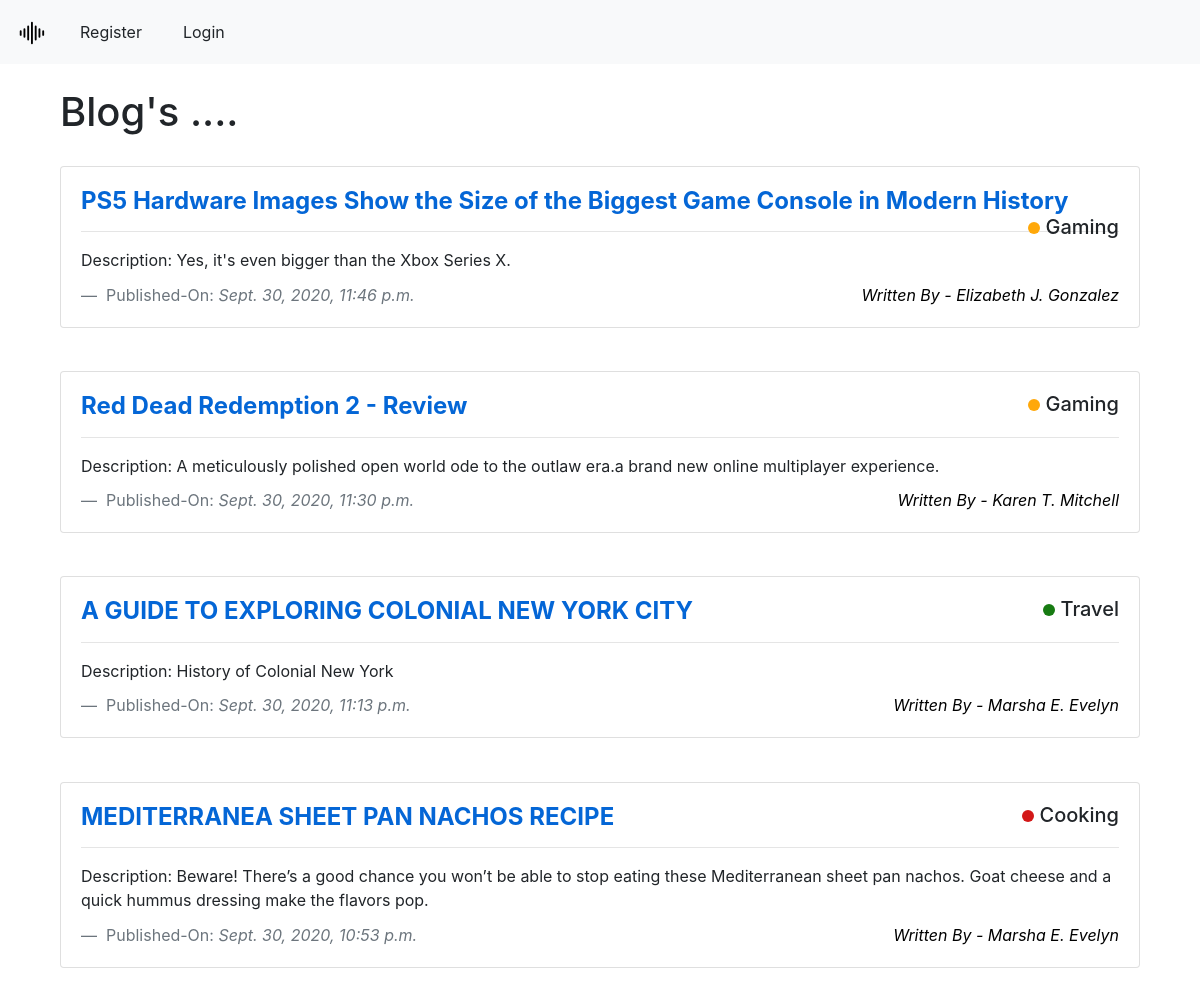
Before: / with the older database file.
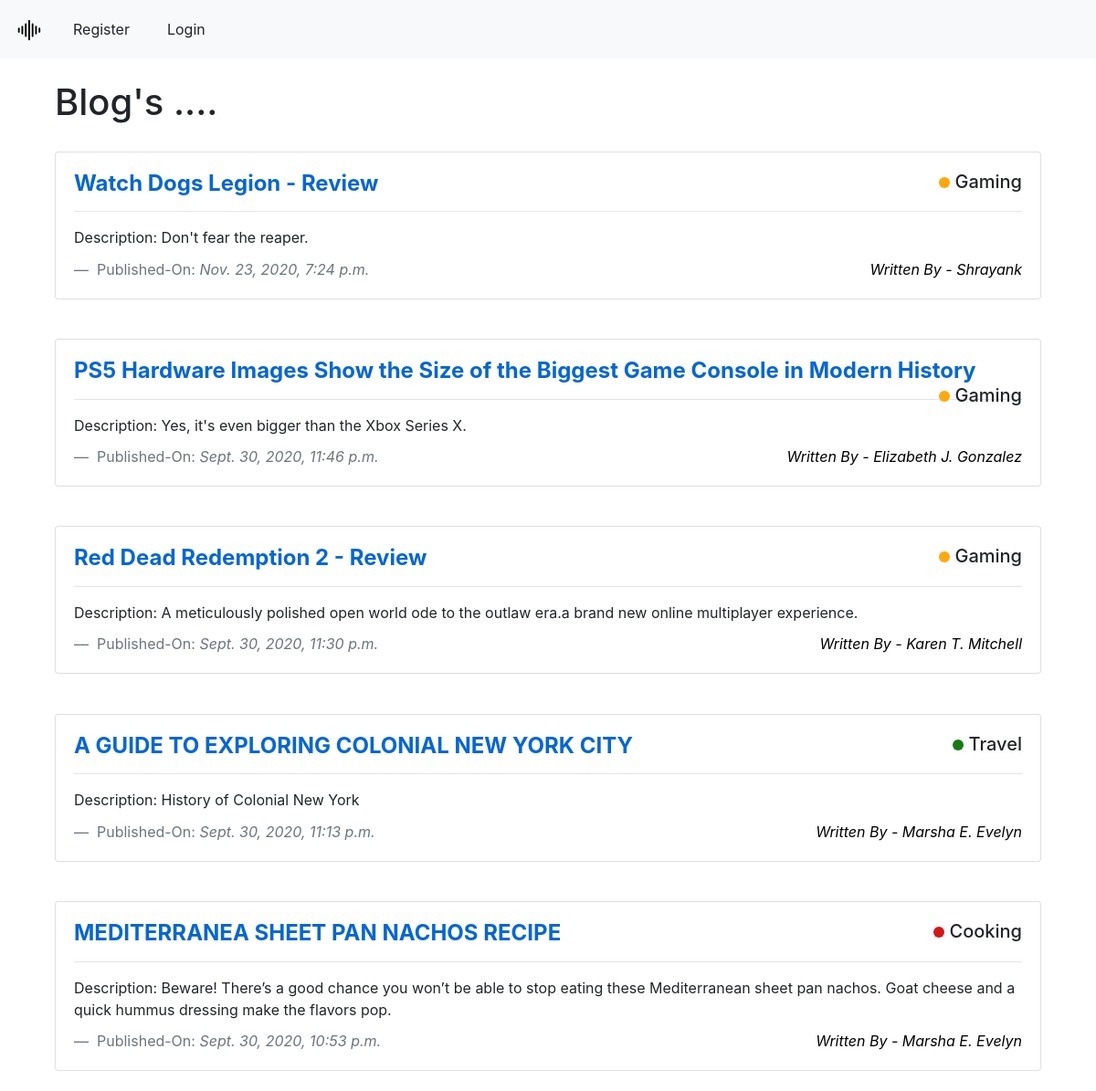
After: the same page with the newer database file.
### posts/models.py (models this page shows, shortened)
class Post(models.Model):
    class Meta:
        ordering = ["-created_date"]
    author = models.ForeignKey(User, on_delete = models.CASCADE);
    title = models.CharField(max_length = 100)
    body = RichTextField(blank = True, null = True, config_name = "default")
    likes = models.ManyToManyField(User, related_name = 'post_likes')
    dislikes = models.ManyToManyField(User, related_name = 'post_dislikes')
    created_date = models.DateTimeField(default = timezone.now)
    published_date = models.DateTimeField(blank = True, null = True)
    description = models.CharField(max_length = 255, blank = True, null = True)
    category = models.ForeignKey(Category, null = True, blank = True, on_delete = models.CASCADE)

class Category(models.Model):
    category = models.CharField(max_length = 50)
    color = ColorField(default='#FF0000')

### accounts/models.py (models this page shows, shortened)
class UserProfile(models.Model):
    user = models.OneToOneField(User, on_delete = models.CASCADE, related_name = 'users')
    name = models.CharField(blank = True, null = True, max_length = 50)
    email = models.EmailField(blank = True, null = True)
    profile_pic = fields.ImageField(blank = True, null = True, upload_to = 'profilepics/')
    instagram_link = models.CharField(blank = True, null = True, max_length = 50)

### posts/views.py (the view)
# urls.py: path('', views.HomeView.as_view(), name = 'home'),
class HomeView(generic.ListView):
    model = models.Post
    template_name = 'posts/home.html'
    context_object_name = 'postlist'
    def get_queryset(request):
        return models.Post.objects.filter(published_date__lte = timezone.now()).order_by("-published_date")

### posts/templates/posts/home.html
{% extends 'posts/base.html' %}
{% load static %}
{% block content %}
<link rel="stylesheet" href="{% static 'css/home.css' %}">
<div class="container">
    <br>
    <div class="userposts col-sm-12 col-md-12 col-lg-12">
        <h1> Blog's .... </h1>
        <div class="row">
            {% for post in postlist %}
            <div class="col-12 col-sm-12 col-md-12 col-lg-12">
                <div class="postcard card">
                    <div class="card-body">
                        <h5 class="card-title">
                            <a class="postlinks" href="{% url 'posts:postdetail' pk=post.id %}">
                                {{ post.title }}
                            </a>
                            <span class="categoryTag">
                                <span class="category-color" style="background-color:{{ post.category.color }}">
                                </span>
                                {{ post.category.category }}
                            </span>
                        </h5>
                        <hr>
                        <span>
                            Description: {{ post.description }}
                            <footer class="dateTag blockquote-footer">
                                Published-On: <cite title="Source Title"> {{ post.published_date }} <cite>
                                <span class="writer">
                                    Written By -
                                    <a class = "writerlink" href="{% url 'accounts:profiledetail' pk=post.author.users.pk %}">
                                        {{ post.author.users.name }}
                                    </a>
                                </span>
                            </footer>
                        </span>
                    </div>
                </div>
            </div>
            {% endfor %}
        </div>
    </div>
</div>
{% endblock %}

### posts/templates/posts/base.html (shortened to what this page needs)
<!doctype html>
{% load static %}
<html lang="en">
<head>
    <link rel="stylesheet" href="https://stackpath.bootstrapcdn.com/bootstrap/4.5.2/css/bootstrap.min.css"
>
    <link rel="stylesheet" href="{% static 'css/base.css' %}">
</head>
<body>
    <nav id="basenav" class="navbar navbar-expand-lg navbar-light bg-light nav-pills">
        <a class="navbar-brand" href="{% url 'posts:home' %}">
            <img src="{% static  'assets/icons/soundwave.svg' %}" width="30" height="30" alt="">
        </a>
        <div class="collapse navbar-collapse" id="navbarNavDropdown">
            <ul class="navbar-nav">
                {% if user.is_authenticated %}
                <!-- <li class="nav-item">
                    <a class="postbtn btn btn-light" href="{% url 'posts:createpost' %}"> Create Post </a>
                </li> -->
                <!-- <li class="nav-item">
                    <a class="profilebtn btn btn-light" href="{% url 'accounts:createprofile' %}"> Create Profile
                    </a>
                </li> -->
                {% if user.users %}
                <li class="nav-item">
                    <a class="postbtn btn btn-light" href="{% url 'posts:createpost' %}"> Create Post </a>
                </li>
                <li class="nav-item">
                    <a class="viewbtn btn btn-light" href="{% url 'accounts:profiledetail' pk=user.users.id %}"> View
                    </a>
                </li>
                {% else %}
                <li class="nav-item">
                    <a class="profilebtn btn btn-light" href="{% url 'accounts:createprofile' %}"> Create Profile
                    </a>
                </li>
                {% endif %}
                <li class="nav-item">
                    <a class="logoutbtn btn btn-light" href="{% url 'accounts:logoutuser' %}"> Logout </a>
                </li>
                {% else %}
                <li class="nav-item">
                    <a class="registerbtn btn btn-light" href="{% url 'accounts:createuser' %}"> Register </a>
                </li>
                <li class="nav-item">
                    <a class="loginbtn btn btn-light" href="{% url 'accounts:loginuser' %}"> Login </a>
                </li>
                {% endif %}
            </ul>
        </div>
    </nav>
    {% block content %}
    {% endblock %}
</body>
</html>

### posts/static/css/base.css (style rules this page uses)
li { padding-left: 5px; padding-right: 10px; padding-top: 5px; padding-bottom: 5px; }

### posts/static/css/home.css (style rules this page uses)
.postlinks { color:#0466D6; font-weight: bold; font-size: larger; text-decoration: none; }
.postcard { margin-top: 2%; margin-bottom: 2%; }
.category-color { top: 1px; display: inline-block; width: 12px; height: 12px; border-radius: 50%; }
.categoryTag { float: right; }
.dateTag { font-size: medium; padding-top: 1%; }
.writer { float: right; color: black; }
.writerlink { color:black; }

Changed rows visible on the page:
added Post: title "Watch Dogs Legion - Review", category.category "Gaming", description "Don't fear the reaper.", published_date "Nov. 23, 2020, 7:24 p.m.", author.users.name "Shrayank"
